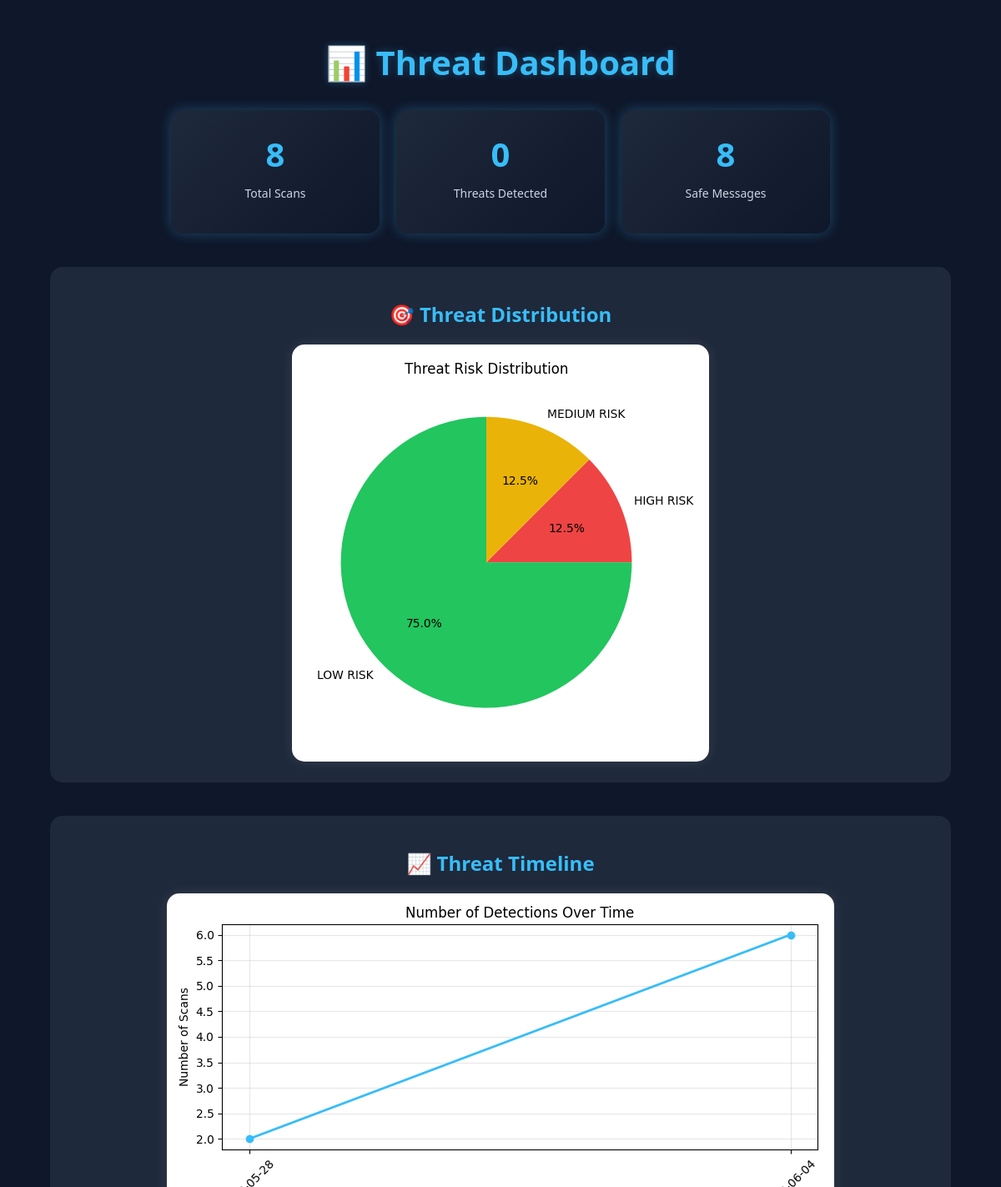
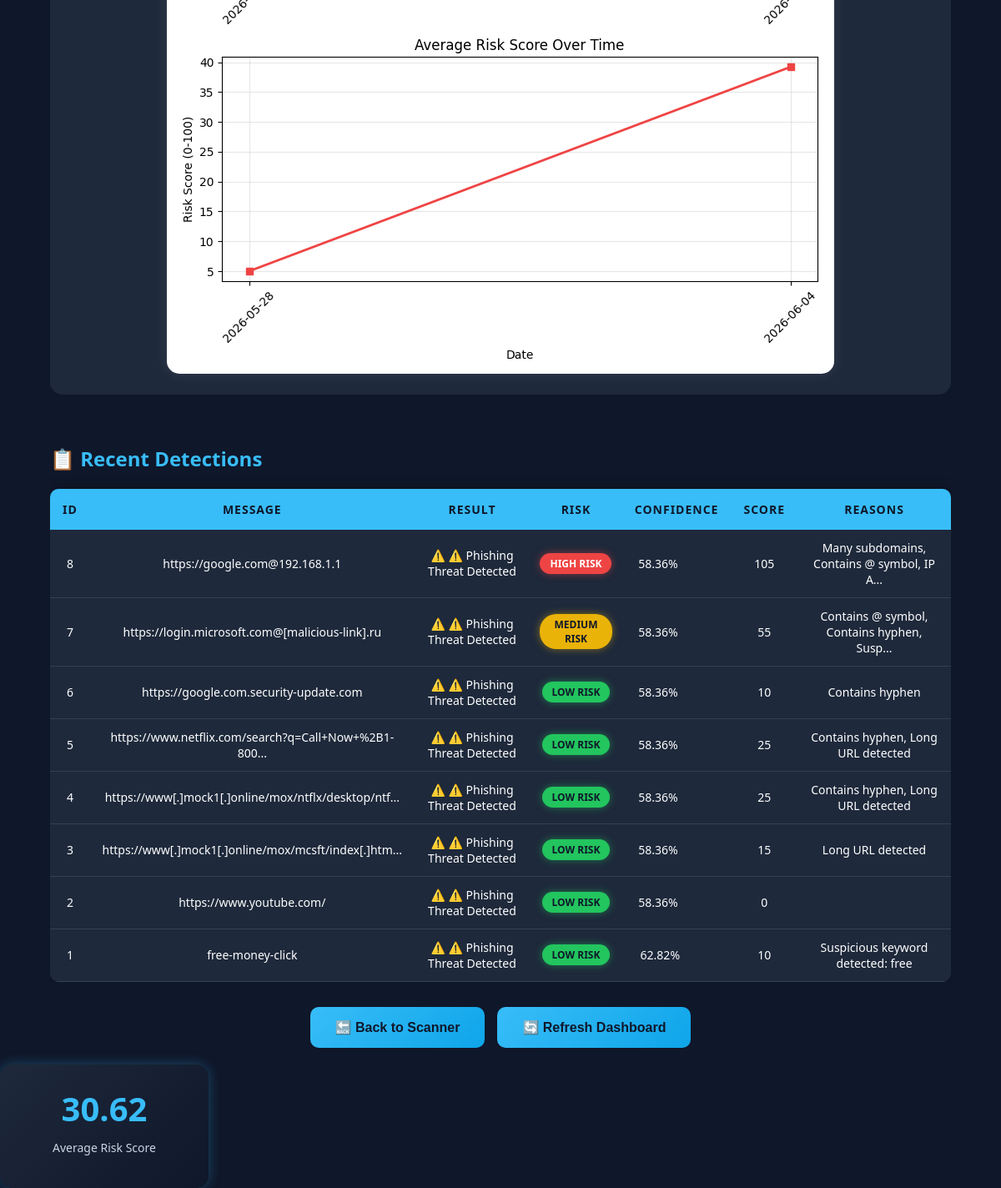
/dashboard, run on the app's committed database (2 pictures, top to bottom).
### tables this page shows
CREATE TABLE detections (
            id INTEGER PRIMARY KEY AUTOINCREMENT,
            message TEXT,
            result TEXT,
            risk_level TEXT,
            confidence REAL,
            risk_score INTEGER,
            reasons TEXT,
            timestamp DATETIME DEFAULT CURRENT_TIMESTAMP
        );

### app.py (the view)
@app.route("/dashboard")
def dashboard():
    conn = sqlite3.connect("threats.db")
    cursor = conn.cursor()
    cursor.execute("SELECT * FROM detections ORDER BY id DESC")
    data = cursor.fetchall()
    total_count = len(data)
    phishing_count = 0
    safe_count = 0
    high_risk_count = 0
    medium_risk_count = 0
    low_risk_count = 0
    for row in data:
        if "PHISHING" in row[2] or "SUSPICIOUS" in row[2]:
            phishing_count += 1
        else:
            safe_count += 1
        if row[3] == "HIGH RISK":
            high_risk_count += 1
        elif row[3] == "MEDIUM RISK":
            medium_risk_count += 1
        else:
            low_risk_count += 1
    cursor.execute("SELECT AVG(risk_score) FROM detections")
    avg_risk_result = cursor.fetchone()[0]
    avg_risk = avg_risk_result if avg_risk_result is not None else 0
    cursor.execute("SELECT AVG(confidence) FROM detections")
    avg_conf_result = cursor.fetchone()[0]
    avg_conf = avg_conf_result if avg_conf_result is not None else 0
    os.makedirs("static/charts", exist_ok=True)
    plt.figure(figsize=(5,5))
    labels = ['HIGH RISK', 'MEDIUM RISK', 'LOW RISK']
    sizes = [high_risk_count, medium_risk_count, low_risk_count]
    colors = ['#ef4444', '#eab308', '#22c55e']
    if sum(sizes) == 0:
        sizes = [1, 1, 1]
    plt.pie(sizes, labels=labels, autopct="%1.1f%%", colors=colors)
    plt.title("Threat Risk Distribution")
    plt.tight_layout()
    plt.savefig("static/charts/threat_chart.png")
    plt.close()
    cursor.execute("""
        SELECT DATE(timestamp), COUNT(*), AVG(risk_score)
        FROM detections
        GROUP BY DATE(timestamp)
        ORDER BY DATE(timestamp)
    """)
    timeline_data = cursor.fetchall()
    dates = []
    counts = []
    avg_risks = []
    for row in timeline_data:
        dates.append(row[0])
        counts.append(row[1])
        avg_risks.append(round(row[2] or 0, 1))
    if dates:
        fig, (ax1, ax2) = plt.subplots(2, 1, figsize=(8, 8))
        ax1.plot(dates, counts, marker='o', linewidth=2, color='#38bdf8', markersize=6)
        ax1.set_title('Number of Detections Over Time')
        ax1.set_ylabel('Number of Scans')
        ax1.grid(True, alpha=0.3)
        ax1.tick_params(axis='x', rotation=45)
        ax2.plot(dates, avg_risks, marker='s', linewidth=2, color='#ef4444', markersize=6)
        ax2.set_title('Average Risk Score Over Time')
        ax2.set_xlabel('Date')
        ax2.set_ylabel('Risk Score (0-100)')
        ax2.grid(True, alpha=0.3)
        ax2.tick_params(axis='x', rotation=45)
        plt.tight_layout()
        plt.savefig("static/charts/timeline_chart.png")
        plt.close()
    conn.close()
    return render_template("dashboard.html",
                         data=data,
                         total_count=total_count,
                         phishing_count=phishing_count,
                         safe_count=safe_count,
                         avg_risk=round(avg_risk, 2),
                         avg_confidence=round(avg_conf, 2),
                         high_risk_count=high_risk_count,
                         medium_risk_count=medium_risk_count,
                         low_risk_count=low_risk_count)

### templates/dashboard.html (shortened to what this page needs)
<!doctype html>
<html>
<head>
    <link rel="stylesheet" href="{{ url_for('static', filename='style.css') }}">
</head>
<body>
    <div class="container">
        <h1>📊 Threat Dashboard</h1>
        <div class="stats">
            <div class="stat-card total">
                <h2>{{ total_count }}</h2>
                <p>Total Scans</p>
            </div>
            <div class="stat-card threats">
                <h2>{{ phishing_count }}</h2>
                <p>Threats Detected</p>
            </div>
            <div class="stat-card safe">
                <h2>{{ safe_count }}</h2>
                <p>Safe Messages</p>
            </div>
        </div>
        <div class="charts-grid">
            <div class="chart-container">
                <h2>🎯 Threat Distribution</h2>
                <img src="{{ url_for('static', filename='charts/threat_chart.png') }}"
                     alt="Threat Distribution Chart"
                     class="chart-image">
            </div>
            <div class="chart-container">
                <h2>📈 Threat Timeline</h2>
                <img src="{{ url_for('static', filename='charts/timeline_chart.png') }}"
                     alt="Threat Timeline"
                     class="chart-image">
            </div>
        </div>
        <div class="table-container">
            <h2>📋 Recent Detections</h2>
            <div class="table-wrapper">
                <table>
                    <thead>
                        <tr>
                            <th>ID</th>
                            <th>Message</th>
                            <th>Result</th>
                            <th>Risk</th>
                            <th>Confidence</th>
                            <th>Score</th>
                            <th>Reasons</th>
                        </tr>
                    </thead>
                    <tbody>
                        {% for row in data %}
                        <tr class="risk-{{ row[3]|replace(' ', '-')|lower }}">
                            <td>{{ row[0] }}</td>
                            <td class="message-cell" title="{{ row[1] }}">{{ row[1][:50] }}{% if row[1]|length > 50 %}...{% endif %}</td>
                            <td class="result-cell">
                                {% if 'Threat' in row[2] %}
                                    ⚠️ {{ row[2] }}
                                {% else %}
                                    ✅ {{ row[2] }}
                                {% endif %}
                            </td>
                            <td class="risk-cell">
                                <span class="risk-badge {{ row[3]|replace(' ', '-')|lower }}">
                                    {{ row[3] }}
                                </span>
                            </td>
                            <td>
                                <div class="confidence-bar">
                                    <div class="confidence-fill" style="width: {{ row[4] }}%;">
                                        {{ row[4] }}%
                                    </div>
                                </div>
                            </td>
                            <td class="score-cell">{{ row[5] }}</td>
                            <td class="reasons-cell" title="{{ row[6] }}">{{ row[6][:40] }}{% if row[6]|length > 40 %}...{% endif %}</td>
                        </tr>
                        {% else %}
                        <tr>
                            <td colspan="7" class="no-data">No data available. Start scanning!</td>
                        </tr>
                        {% endfor %}
                    </tbody>
                </table>
            </div>
        </div>
        <div class="action-buttons">
            <a href="/" class="back-link">
                <button type="button">🔙 Back to Scanner</button>
            </a>
            <button type="button" onclick="window.location.reload()" class="refresh-btn">
                🔄 Refresh Dashboard
            </button>
        </div>
    </div>
</body>
</html>
<div class="stat-card avg">
    <h2>{{ avg_risk }}</h2>
    <p>Average Risk Score</p>
</div>

### static/style.css (style rules this page uses)
body { font-family: 'Segoe UI', Tahoma, Geneva, Verdana, sans-serif; background: #0f172a; color: white; margin: 0; padding: 0; min-height: 100vh; }
.container { width: 90%; max-width: 1400px; margin: auto; padding: 20px; }
h1 { text-align: center; color: #38bdf8; margin-bottom: 30px; font-size: 2.5em; text-shadow: 0 0 10px rgba(56,189,248,0.3); animation: fadeInDown 0.5s ease; }
h2 { color: #38bdf8; margin-bottom: 20px; }
.stats { display: flex; gap: 20px; justify-content: center; margin-bottom: 30px; flex-wrap: wrap; }
.stat-card { background: linear-gradient(135deg, #1e293b 0%, #0f172a 100%); padding: 25px; border-radius: 15px; width: 200px; text-align: center; box-shadow: 0px 0px 15px rgba(56,189,248,0.3); transition: transform 0.3s, box-shadow 0.3s; cursor: pointer; animation: fadeInUp 0.5s ease; }
.stat-card h2 { font-size: 40px; margin: 0; color: #38bdf8; animation: countUp 0.5s ease; }
.stat-card p { margin-top: 10px; color: #cbd5e1; font-size: 14px; }
.chart-container { text-align: center; margin-top: 40px; margin-bottom: 40px; padding: 20px; background: #1e293b; border-radius: 15px; transition: transform 0.3s; }
.chart-container img { border-radius: 15px; box-shadow: 0px 0px 15px rgba(255,255,255,0.1); max-width: 100%; height: auto; }
.table-container { overflow-x: auto; margin-top: 30px; }
table { width: 100%; border-collapse: collapse; background: #1e293b; border-radius: 10px; overflow: hidden; box-shadow: 0px 0px 15px rgba(0,0,0,0.3); }
table th { background: #38bdf8; color: #0f172a; padding: 15px; font-weight: bold; font-size: 14px; text-transform: uppercase; letter-spacing: 1px; }
table td { padding: 12px; border-bottom: 1px solid #334155; text-align: center; font-size: 14px; }
.risk-badge { display: inline-block; padding: 4px 12px; border-radius: 20px; font-size: 12px; font-weight: bold; }
.risk-badge.high-risk { background: #ef4444; color: white; box-shadow: 0 0 10px rgba(239,68,68,0.5); }
.risk-badge.medium-risk { background: #eab308; color: #0f172a; box-shadow: 0 0 10px rgba(234,179,8,0.5); }
.risk-badge.low-risk { background: #22c55e; color: #0f172a; box-shadow: 0 0 10px rgba(34,197,94,0.5); }
button { padding: 15px 30px; border: none; border-radius: 10px; background: linear-gradient(135deg, #38bdf8 0%, #0ea5e9 100%); color: #0f172a; font-weight: bold; cursor: pointer; transition: all 0.3s; font-size: 16px; }
.action-buttons { display: flex; gap: 15px; justify-content: center; margin-top: 30px; flex-wrap: wrap; }
.back-link { text-decoration: none; }

### data on the page
detections: id "8", message "https://google.com@192.168.1.1", result "⚠️ Phishing Threat Detected", risk_level "HIGH RISK", confidence "58.36", risk_score "105", reasons "Many subdomains, Contains @ symbol, IP A"
detections: id "7", message "https://login.microsoft.com@[malicious-link].ru", result "⚠️ Phishing Threat Detected", risk_level "MEDIUM RISK", confidence "58.36", risk_score "55", reasons "Contains @ symbol, Contains hyphen, Susp"
detections: id "6", message "https://google.com.security-update.com", result "⚠️ Phishing Threat Detected", risk_level "LOW RISK", confidence "58.36", risk_score "10", reasons "Contains hyphen"
detections: id "5", message "https://www.netflix.com/search?q=Call+Now+%2B1-800", result "⚠️ Phishing Threat Detected", risk_level "LOW RISK", confidence "58.36", risk_score "25", reasons "Contains hyphen, Long URL detected"
detections: id "4", message "https://www[.]mock1[.]online/mox/ntflx/desktop/ntf", result "⚠️ Phishing Threat Detected", risk_level "LOW RISK", confidence "58.36", risk_score "25", reasons "Contains hyphen, Long URL detected"
detections: id "3", message "https://www[.]mock1[.]online/mox/mcsft/index[.]htm", result "⚠️ Phishing Threat Detected", risk_level "LOW RISK", confidence "58.36", risk_score "15", reasons "Long URL detected"
detections: id "2", message "https://www.youtube.com/", result "⚠️ Phishing Threat Detected", risk_level "LOW RISK", confidence "58.36", risk_score "0"
detections: id "1", message "free-money-click", result "⚠️ Phishing Threat Detected", risk_level "LOW RISK", confidence "62.82", risk_score "10", reasons "Suspicious keyword detected: free"

### other printed values
{{ total_count }} "8"
{{ phishing_count }} "0"
{{ safe_count }} "8"
{{ avg_risk }} "30.62"
